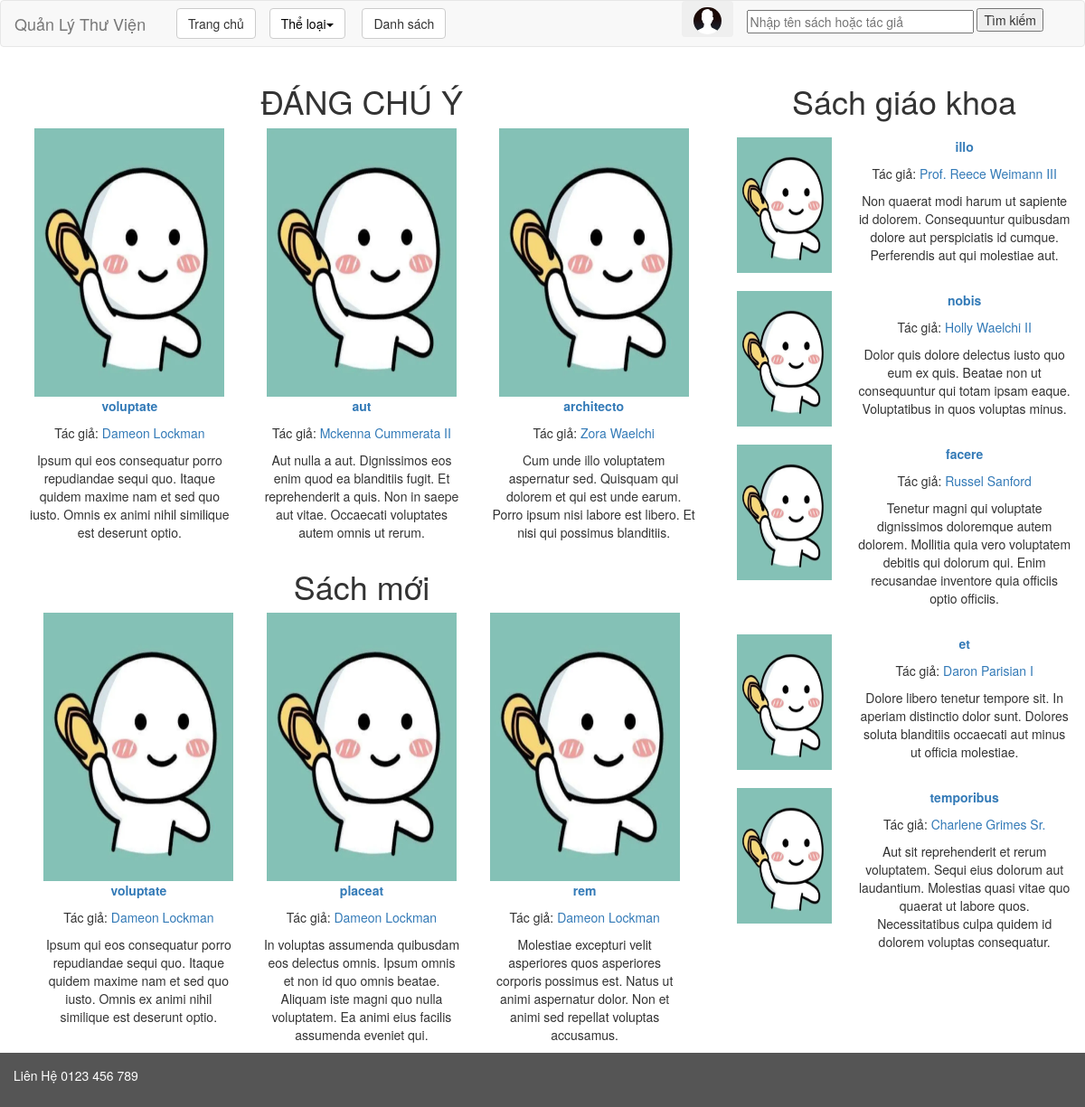
The page /index.php?view=indexmain on the database its author committed.
### tables this page shows
CREATE TABLE `bookname` (
  `nameId` int(11) NOT NULL,
  `name` varchar(50) NOT NULL,
  `typeId` int(11) DEFAULT NULL,
  `author` varchar(50) DEFAULT NULL,
  `publishingCompany` varchar(50) DEFAULT NULL,
  `shortIntro` varchar(200) DEFAULT NULL,
  `shortContent` varchar(3000) DEFAULT NULL,
  `coverImg` varchar(50) DEFAULT NULL,
  `dateUpdate` date NOT NULL DEFAULT current_timestamp(),
  `cost` int(20) NOT NULL DEFAULT 20000
);

### src/class/db/PDOFactory.php (called while the page is built, shortened)
<?php
class PDOFactory{
    public function connect(): PDOFactory | Err_helper
    {
        try {
            $this->conn = new PDO("mysql:host=localhost;dbname=ct275_project", "root", "");
            return $this;
        } catch (PDOException $e) {
            $Err = new Err_helper('PDOFactory',$e->getMessage());
            return $Err;
        }
    }
    public function disconnect() : null
    {
        return null;
    }
}

### src/view/indexmain.php (the view, shortened to what this page needs)
<main>
        <div class="container-fluid">
            <div class="row">
                <div class="col-sm-8">
                    <div class="container-fluid text-center">
                        <h1>ĐÁNG CHÚ Ý</h1>
                        <div class="row">
                            <?php foreach (Bookname::getNoteBooks() as $note): ?>
                            <div class="col-sm-4 text-center">
                                <img src="<?=htmlspecialchars($note->getCoverImg())?>" alt="Ảnh sách" style="width: 210px; height: 297px;">
                                <p><a href="index.php?view=book&nameId=<?=htmlspecialchars($note->getNameId())?>"><b><?=htmlspecialchars($note->getName())?></b></a></p>
                                <p>Tác giả: <a href="index.php?bookname=&author=<?=htmlspecialchars($note->getAuthor())?>&finding=&view=tableDB"><?=htmlspecialchars( $note->getAuthor() )?></a></p>
                                <p><?=htmlspecialchars($note->getShortIntro())?></p>
                            </div>
                            <?php endforeach ?>
                        </div>
                    </div>
                    <div class="container-fluid text-center">
                        <h1 >Sách mới</h1>
                        <?php foreach (Bookname::getNewBooks() as $note): ?>
                            <div class="col-sm-4 text-center">
                                <img src="<?=htmlspecialchars($note->getCoverImg())?>" alt="Ảnh sách" style="width: 210px; height: 297px;">
                                <p><a href="index.php?view=book&nameId=<?=htmlspecialchars($note->getNameId())?>"><b><?=htmlspecialchars($note->getName())?></b></a></p>
                                <p>Tác giả: <a href="index.php?bookname=&author=<?=htmlspecialchars($note->getAuthor())?>&finding=&view=tableDB"><?=htmlspecialchars( $note->getAuthor() )?></a></p>
                                <p><?=htmlspecialchars($note->getShortIntro())?></p>
                            </div>
                            <?php endforeach ?>
                    </div>
                </div>
                <div class="col-sm-4 text-center">
                    <h1>Sách giáo khoa</h1>
                    <?php foreach (Bookname::getSGK() as $note): ?>
                            <?=htmlspecialchars($note->showRow())?>
                            <?php endforeach ?>
                </div>
            </div>
        </div>
    </main>

### src/view/header.php (shortened to what this page needs)
<?php
    if (isset($_SESSION["userName"])){
        $user = User::createByUserName($_SESSION["userName"]);
        $user->checkDB($_SESSION["password"]);
        $_SESSION["role"]=$user->checkRole();
    }else{
        $user = null;
    }
?>
<!DOCTYPE html>
<html lang="en">
<head>
    <link rel="stylesheet" href="https://maxcdn.bootstrapcdn.com/bootstrap/3.4.1/css/bootstrap.min.css">
</head>
<body>
    <header>
        <div class="navbar navbar-default">
            <div class="navbar-header">
                <a class="navbar-brand" href="index.php">Quản Lý Thư Viện</a>
            </div>
            <form class="navbar-form navbar-left" action="index.php" method="get">
                <button type="submit" class="btn btn-default">Trang chủ</button>
            </form>
            <button class="dropdown btn btn-default navbar-btn navbar-left">
                <a class="dropdown-toggle" data-toggle="dropdown" style="text-decoration: none; color: black;">Thể loại<span class="caret"></span></a>
            </button>
            <form class="navbar-form navbar-left" action="index.php" method="get">
                <button type="submit" class="btn btn-default">Danh sách</button>
            </form>
            <form class="navbar-form navbar-right" style="margin-right: 30px;" action="index.php" method="get">
                <div class="form-group">
                    <input type="text" size="30" onkeyup="showResult(this.value)" placeholder="Nhập tên sách hoặc tác giả">
                </div>
                <button type="submit">Tìm kiếm</button>
            </form>
            <div class="navbar-right dropdown">
                <button class="btn btn-secondary dropdown-toggle" type="button" id="dropdownMenuButton" data-toggle="dropdown" aria-haspopup="true" aria-expanded="false" style="height: 40px;">
                    <img src="<?php
                    if ($user == null){
                        echo "/img/AnhMacDinh.jpg";
                    }else {
                        echo $user->avatar;
                    }
                    ?>" alt="Ảnh đại diện" class="img-circle img-fluid" style="height: 30px; margin: 0px; padding: 0px; border: 0px; top: 0px;">
                </button>
                </div>
        </div>
    </header>

### public/index.php
<?php
include("../src/view/header.php");
if (!isset($_GET["view"])){
    echo '<script> location.replace("index.php?view=indexmain"); </script>';
}else if($_GET["view"] == "indexmain"){
    include("../src/view/indexmain.php");
}else if($_GET["view"] == "book"){
    include("../src/view/book.php");
}else if($_GET["view"] == "type_of_book"){
    include("../src/view/type_of_book.php");
}else if($_GET["view"] == "personal"){
    include("../src/view/personal.php");
}else if($_GET["view"] == "tableDB"){
    include("../src/view/tableDB.php");
}else if($_GET["view"]== "borrow"){
    include("../src/view/borrow.php");
}
include("../src/view/footer.php");

### src/class/Bookname.php (shortened to what this page needs)
<?php
class Bookname{
    private int $nameId;
    private string $name;
    private string $author;
    private string $shortIntro;
    private string $coverImg;
    public function __construct(int $nameId){
        $this->nameId = $nameId;
    }
    public function getNameId() {
        return $this->nameId;
    }
    public function getAuthor(){
        return $this->author;
    }
    public function getName(){
        return $this->name;
    }
    public function getShortIntro(){
        return $this->shortIntro;
    }
    public function getCoverImg(){
        return $this->coverImg;
    }
    public function checkDB(): Bookname | Err_helper
    {
        $PDOF = new PDOFactory();
        $PDOF = $PDOF->connect();
        if ($PDOF->notError){
            $conn = $PDOF->conector();
            $stament = $conn->prepare("SELECT * FROM bookname WHERE nameId = ?");
            $stament->execute([$this->nameId]);
            $stament->setFetchMode(PDO::FETCH_ASSOC);
            if ($row = $stament->fetch()){
                $this->name = $row["name"];
                $this->author = $row["author"];
                $this->shortIntro = $row["shortIntro"];
                $this->coverImg = $row["coverImg"];
            }else{
                $Err = new Err_helper('Bookname','No bookname return');
                $PDOF = $PDOF->disconnect();
                $conn = null;
                return $Err;
            }
        }else{
            return $PDOF;
        }
        $PDOF = $PDOF->disconnect();
        return $this;
    }
    public static function getNoteBooks() : array
    {
        $a = [];
        $PDOF = new PDOFactory();
        $PDOF = $PDOF->connect();
        if ($PDOF->notError){
            $conn = $PDOF->conector();
            $stament = $conn->prepare("SELECT nameId, COUNT(bookId) as soluong FROM book GROUP BY nameId ORDER BY soluong DESC LIMIT 3;");
            $stament->execute();
            while ($row = $stament->fetch()) {
                $b = new Bookname($row["nameId"]);
                $b->checkDB();
                $a[] = $b;
            }
        }
        return $a;
    }
    public static function getNewBooks() : array
    {
        $a = [];
        $PDOF = new PDOFactory();
        $PDOF = $PDOF->connect();
        if ($PDOF->notError){
            $conn = $PDOF->conector();
            $stament = $conn->prepare("SELECT * FROM bookname ORDER BY dateUpdate DESC LIMIT 3;");
            $stament->execute();
            while ($row = $stament->fetch()) {
                $b = new Bookname($row["nameId"]);
                $b->checkDB();
                $a[] = $b;
            }
        }
        return $a;
    }
    public static function getSGK() : array
    {
        $a = [];
        $PDOF = new PDOFactory();
        $PDOF = $PDOF->connect();
        if ($PDOF->notError){
            $conn = $PDOF->conector();
            $stament = $conn->prepare("SELECT * FROM bookname WHERE typeId=11;");
            $stament->execute();
            while ($row = $stament->fetch()) {
                $b = new Bookname($row["nameId"]);
                $b->checkDB();
                $a[] = $b;
            }
        }
        return $a;
    }
    public function showRow(){
        echo'<div class="row" style="margin-top: 20px;">
        <div class="col-sm-4">
            <img src=';
        echo $this->coverImg;
        echo   ' " alt="Ảnh sách kích thước nhỏ" style="width: 105px; height: 150px;">
        </div>
        <div class="col-sm-8">
            <p><a href="';
        echo 'index.php?view=book&nameId=';
        echo $this->nameId;
        echo '"><b>';
        echo $this->name;
        echo'</b></a></p>
            <p>Tác giả: <a href="index.php?bookname=&author=';
        echo $this->getAuthor();
        echo'&finding=&view=tableDB">';
        echo $this->author;
        echo '</a></p>
            <p>';
        echo $this->shortIntro;
        echo '</p>
        </div>
        </div>';
    }
}

### src/view/footer.php
    <footer>
        <p>Liên Hệ 0123 456 789</p>
    </footer>
</body>
</html>

### src/view/header.php (style rules this page uses)
footer { background-color: #555; color: white; padding: 15px; }

### rows shown on the page
bookname: coverImg (picture), name "voluptate", author "Dameon Lockman", shortIntro "Ipsum qui eos consequatur porro repudiandae sequi quo. Itaque quidem maxime nam et sed quo iusto. Omnis ex animi nihil similique est deserunt optio."
bookname: coverImg (picture), name "aut", author "Mckenna Cummerata II", shortIntro "Aut nulla a aut. Dignissimos eos enim quod ea blanditiis fugit. Et reprehenderit a quis. Non in saepe aut vitae. Occaecati voluptates autem omnis ut rerum."
bookname: coverImg (picture), name "architecto", author "Zora Waelchi", shortIntro "Cum unde illo voluptatem aspernatur sed. Quisquam qui dolorem et qui est unde earum. Porro ipsum nisi labore est libero. Et nisi qui possimus blanditiis."
bookname: coverImg (picture), name "placeat", author "Dameon Lockman", shortIntro "In voluptas assumenda quibusdam eos delectus omnis. Ipsum omnis et non id quo omnis beatae. Aliquam iste magni quo nulla voluptatem. Ea animi eius facilis assumenda eveniet qui."
bookname: coverImg (picture), name "rem", author "Dameon Lockman", shortIntro "Molestiae excepturi velit asperiores quos asperiores corporis possimus est. Natus ut animi aspernatur dolor. Non et animi sed repellat voluptas accusamus."
bookname: coverImg (picture), name "illo", author "Prof. Reece Weimann III", shortIntro "Non quaerat modi harum ut sapiente id dolorem. Consequuntur quibusdam dolore aut perspiciatis id cumque. Perferendis aut qui molestiae aut."
bookname: coverImg (picture), name "nobis", author "Holly Waelchi II", shortIntro "Dolor quis dolore delectus iusto quo eum ex quis. Beatae non ut consequuntur qui totam ipsam eaque. Voluptatibus in quos voluptas minus."
bookname: coverImg (picture), name "facere", author "Russel Sanford", shortIntro "Tenetur magni qui voluptate dignissimos doloremque autem dolorem. Mollitia quia vero voluptatem debitis qui dolorum qui. Enim recusandae inventore quia officiis optio officiis."
bookname: coverImg (picture), name "et", author "Daron Parisian I", shortIntro "Dolore libero tenetur tempore sit. In aperiam distinctio dolor sunt. Dolores soluta blanditiis occaecati aut minus ut officia molestiae."
bookname: coverImg (picture), name "temporibus", author "Charlene Grimes Sr.", shortIntro "Aut sit reprehenderit et rerum voluptatem. Sequi eius dolorum aut laudantium. Molestias quasi vitae quo quaerat ut labore quos. Necessitatibus culpa quidem id dolorem voluptas consequatur."
